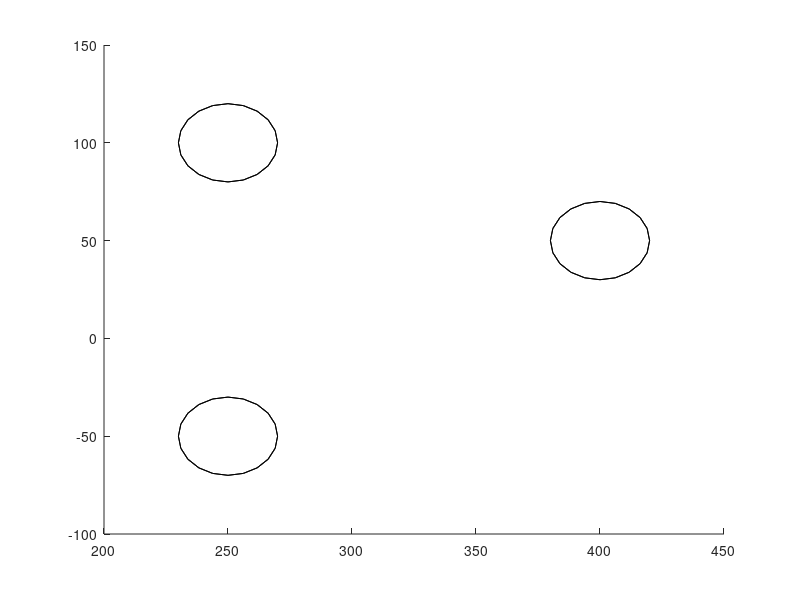

MATLAB code to generate this figure:
%cylinderical obstacle
figure(1);
hold on;
a0 = 250;
b0 = 100;
h0 = 45;
a1 = 250;
b1 = -50;
h1 = 45;
a2 = 400;
b2 = 50;
h2 = 45;
r = 20;
n = 500;

[X0,Y0,Z0] = cylinder(r);
[X1,Y1,Z1] = cylinder(r);
[X2,Y2,Z2] = cylinder(r);
X0 = X0 + a0; Y0 = Y0 + b0; Z0 = Z0*h0;
X1 = X1 + a1; Y1 = Y1 + b1; Z1 = Z1*h1;
X2 = X2 + a2; Y2 = Y2 + b2; Z2 = Z2*h2;
h = surf(X0,Y0,Z0);
h = surf(X1,Y1,Z1);
h = surf(X2,Y2,Z2);
